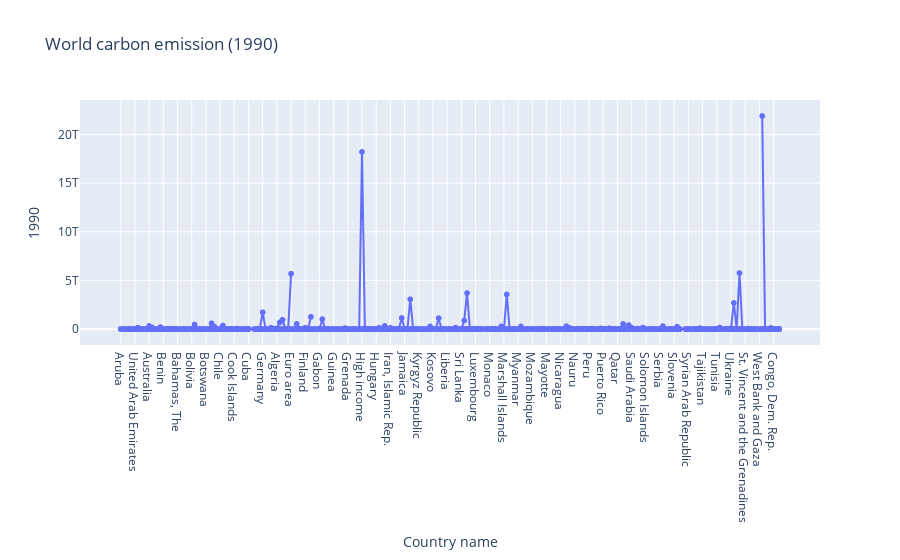

The notebook cell this image was saved under:
### Code cell
import plotly.express as px

fig = px.line(
	data_frame=emission,
	x="Country name",
	y=1990,
	markers=True,
	title="World carbon emission (1990)"
)
fig.show()

### Figure 1 — Plotly figure (JSON) as saved in the notebook; plotly's stock layout.template omitted (floating-point values rounded to 4 significant figures; data arrays with more than 128 entries replaced by an {"elided": "..."} marker saying what was removed)
{"data": [{"hovertemplate": "Country name=%{x}<br>1990=%{y}<extra></extra>", "legendgroup": "", "line": {"color": "#636efa", "dash": "solid"}, "marker": {"symbol": "circle"}, "mode": "lines+markers", "name": "", "showlegend": false, "type": "scattergl", "x": {"elided": "13512 str values"}, "xaxis": "x", "y": {"elided": "13512 mixed values"}, "yaxis": "y"}], "layout": {"legend": {"tracegroupgap": 0}, "title": {"text": "World carbon emission (1990)"}, "xaxis": {"anchor": "y", "domain": [0, 1], "title": {"text": "Country name"}}, "yaxis": {"anchor": "x", "domain": [0, 1], "title": {"text": "1990"}}}}
